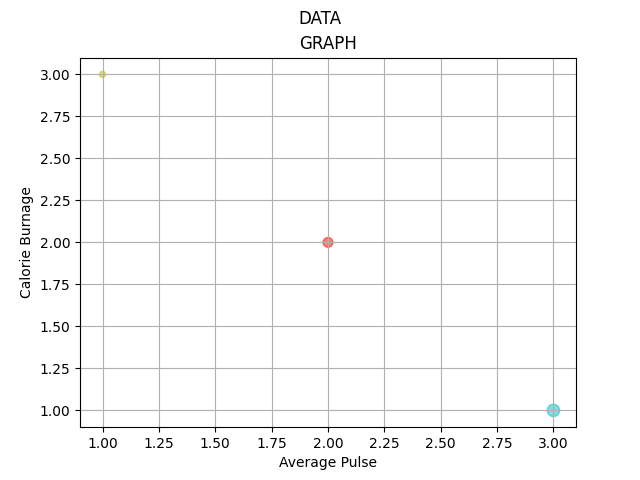

The Python source for this figure:
import matplotlib.pyplot as mp
import numpy as np
#mp.plot(np.array([0,5,8,10]),np.array([20,13,20,0]),np.array([0,5,8,10]),np.array([0,13,16,20]))
mp.title("Sport Watch Data")
mp.xlabel("Average Pulse")
mp.ylabel("Calorie Burnage")
mp.grid()
mp.title("GRAPH")
mp.suptitle("DATA")
size=np.array([20,50,80])
x=np.array(['y','g','c'])
c=np.array(['y','r','c'])
mp.scatter(np.array([1,2,3]),np.array([3,2,1]),s=size,alpha=0.5,c=c)
mp.show()
